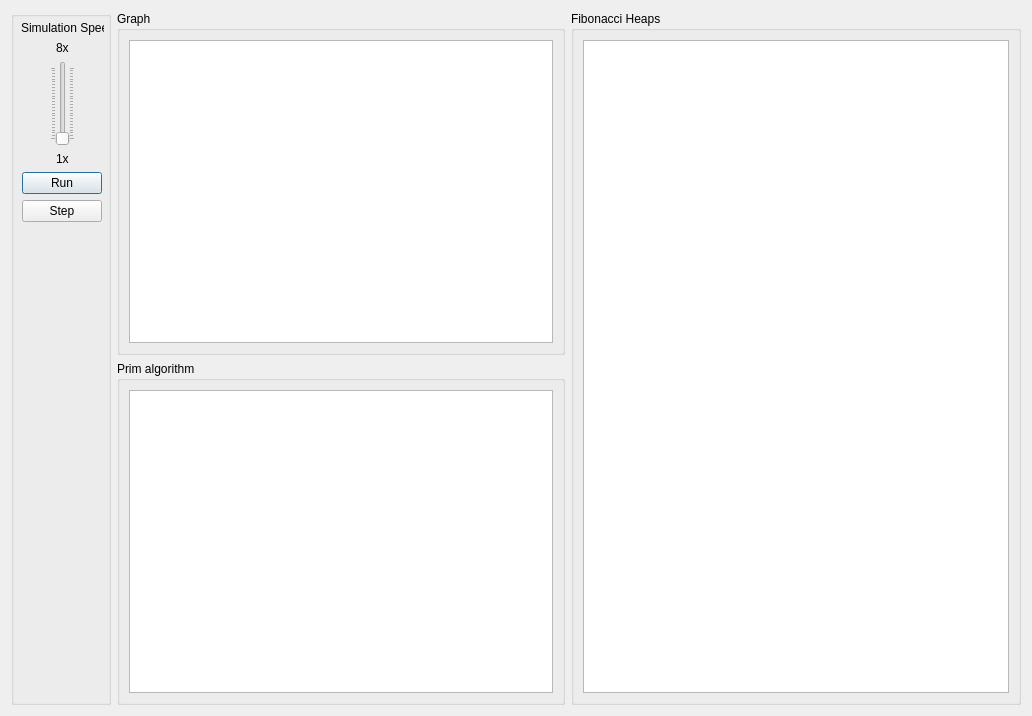
<?xml version="1.0" encoding="UTF-8"?>
<ui version="4.0">
 <class>SimulationDialog</class>
 <widget class="QDialog" name="SimulationDialog">
  <property name="windowModality">
   <enum>Qt::NonModal</enum>
  </property>
  <property name="geometry">
   <rect>
    <x>0</x>
    <y>0</y>
    <width>1024</width>
    <height>700</height>
   </rect>
  </property>
  <property name="windowTitle">
   <string>Simulator</string>
  </property>
  <property name="modal">
   <bool>false</bool>
  </property>
  <layout class="QHBoxLayout" name="horizontalLayout_4">
   <item>
    <widget class="QGroupBox" name="groupBox_4">
     <property name="minimumSize">
      <size>
       <width>100</width>
       <height>0</height>
      </size>
     </property>
     <property name="title">
      <string/>
     </property>
     <widget class="QWidget" name="layoutWidget">
      <property name="geometry">
       <rect>
        <x>10</x>
        <y>10</y>
        <width>83</width>
        <height>201</height>
       </rect>
      </property>
      <layout class="QVBoxLayout" name="verticalLayout_3">
       <item>
        <widget class="QLabel" name="label">
         <property name="text">
          <string>Simulation Speed</string>
         </property>
        </widget>
       </item>
       <item alignment="Qt::AlignHCenter">
        <widget class="QLabel" name="label_3">
         <property name="text">
          <string>8x</string>
         </property>
        </widget>
       </item>
       <item alignment="Qt::AlignHCenter">
        <widget class="QSlider" name="verticalSlider">
         <property name="orientation">
          <enum>Qt::Vertical</enum>
         </property>
         <property name="tickPosition">
          <enum>QSlider::TicksBothSides</enum>
         </property>
         <property name="tickInterval">
          <number>4</number>
         </property>
        </widget>
       </item>
       <item alignment="Qt::AlignHCenter">
        <widget class="QLabel" name="label_2">
         <property name="text">
          <string>1x</string>
         </property>
        </widget>
       </item>
       <item alignment="Qt::AlignHCenter">
        <widget class="QPushButton" name="pushButton">
         <property name="text">
          <string>Run</string>
         </property>
        </widget>
       </item>
       <item alignment="Qt::AlignHCenter">
        <widget class="QPushButton" name="pushButton_2">
         <property name="text">
          <string>Step</string>
         </property>
        </widget>
       </item>
      </layout>
     </widget>
    </widget>
   </item>
   <item>
    <layout class="QHBoxLayout" name="horizontalLayout_3">
     <item>
      <layout class="QVBoxLayout" name="verticalLayout_2">
       <item>
        <widget class="QGroupBox" name="groupBox">
         <property name="title">
          <string>Graph</string>
         </property>
         <layout class="QHBoxLayout" name="horizontalLayout">
          <item>
           <widget class="QGraphicsView" name="graphicsView">
            <property name="minimumSize">
             <size>
              <width>424</width>
              <height>303</height>
             </size>
            </property>
           </widget>
          </item>
         </layout>
        </widget>
       </item>
       <item>
        <widget class="QGroupBox" name="groupBox_2">
         <property name="title">
          <string>Prim algorithm</string>
         </property>
         <layout class="QVBoxLayout" name="verticalLayout">
          <item>
           <widget class="QTextEdit" name="textEdit">
            <property name="minimumSize">
             <size>
              <width>424</width>
              <height>303</height>
             </size>
            </property>
           </widget>
          </item>
         </layout>
        </widget>
       </item>
      </layout>
     </item>
     <item>
      <widget class="QGroupBox" name="groupBox_3">
       <property name="title">
        <string>Fibonacci Heaps</string>
       </property>
       <layout class="QHBoxLayout" name="horizontalLayout_2">
        <item>
         <widget class="QGraphicsView" name="graphicsView_2">
          <property name="minimumSize">
           <size>
            <width>426</width>
            <height>647</height>
           </size>
          </property>
         </widget>
        </item>
       </layout>
      </widget>
     </item>
    </layout>
   </item>
  </layout>
 </widget>
 <resources/>
 <connections/>
</ui>
